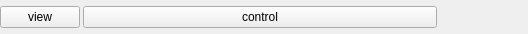
<?xml version="1.0" encoding="UTF-8"?>
<ui version="4.0">
 <class>Form</class>
 <widget class="QWidget" name="Form">
  <property name="geometry">
   <rect>
    <x>0</x>
    <y>0</y>
    <width>528</width>
    <height>34</height>
   </rect>
  </property>
  <property name="windowTitle">
   <string>Form</string>
  </property>
  <layout class="QVBoxLayout" name="verticalLayout">
   <property name="spacing">
    <number>0</number>
   </property>
   <property name="margin">
    <number>0</number>
   </property>
   <item>
    <widget class="QFrame" name="frame_robot">
     <property name="frameShape">
      <enum>QFrame::NoFrame</enum>
     </property>
     <property name="frameShadow">
      <enum>QFrame::Plain</enum>
     </property>
     <property name="lineWidth">
      <number>0</number>
     </property>
     <layout class="QHBoxLayout" name="horizontalLayout">
      <property name="spacing">
       <number>3</number>
      </property>
      <property name="margin">
       <number>0</number>
      </property>
      <item>
       <widget class="QPushButton" name="button_view">
        <property name="sizePolicy">
         <sizepolicy hsizetype="Fixed" vsizetype="Fixed">
          <horstretch>0</horstretch>
          <verstretch>0</verstretch>
         </sizepolicy>
        </property>
        <property name="focusPolicy">
         <enum>Qt::NoFocus</enum>
        </property>
        <property name="statusTip">
         <string>Register events to get sensor data</string>
        </property>
        <property name="text">
         <string>view</string>
        </property>
        <property name="checkable">
         <bool>true</bool>
        </property>
       </widget>
      </item>
      <item>
       <widget class="QPushButton" name="button_control">
        <property name="focusPolicy">
         <enum>Qt::NoFocus</enum>
        </property>
        <property name="statusTip">
         <string>Get control access  to the robot</string>
        </property>
        <property name="text">
         <string>control</string>
        </property>
        <property name="checkable">
         <bool>true</bool>
        </property>
       </widget>
      </item>
      <item>
       <widget class="QPushButton" name="button_handoff">
        <property name="sizePolicy">
         <sizepolicy hsizetype="Fixed" vsizetype="Fixed">
          <horstretch>0</horstretch>
          <verstretch>0</verstretch>
         </sizepolicy>
        </property>
        <property name="maximumSize">
         <size>
          <width>32</width>
          <height>32</height>
         </size>
        </property>
        <property name="statusTip">
         <string>Shows Handoff dialog if service is available</string>
        </property>
        <property name="text">
         <string/>
        </property>
        <property name="icon">
         <iconset theme="dialog-question"/>
        </property>
        <property name="flat">
         <bool>true</bool>
        </property>
       </widget>
      </item>
      <item>
       <widget class="QPushButton" name="button_warnings">
        <property name="sizePolicy">
         <sizepolicy hsizetype="Fixed" vsizetype="Fixed">
          <horstretch>0</horstretch>
          <verstretch>0</verstretch>
         </sizepolicy>
        </property>
        <property name="maximumSize">
         <size>
          <width>25</width>
          <height>25</height>
         </size>
        </property>
        <property name="statusTip">
         <string>Shows warnings dialog if warnings occured</string>
        </property>
        <property name="text">
         <string/>
        </property>
        <property name="icon">
         <iconset theme="dialog-warning">
          <normaloff>../../../../../../../.designer/backup</normaloff>../../../../../../../.designer/backup</iconset>
        </property>
        <property name="flat">
         <bool>true</bool>
        </property>
       </widget>
      </item>
      <item>
       <widget class="QPushButton" name="button_details">
        <property name="sizePolicy">
         <sizepolicy hsizetype="Fixed" vsizetype="Fixed">
          <horstretch>0</horstretch>
          <verstretch>0</verstretch>
         </sizepolicy>
        </property>
        <property name="maximumSize">
         <size>
          <width>25</width>
          <height>25</height>
         </size>
        </property>
        <property name="statusTip">
         <string>Get additional information to the robot</string>
        </property>
        <property name="text">
         <string/>
        </property>
        <property name="icon">
         <iconset theme="help-about">
          <normaloff>../../../../../../../.designer/backup</normaloff>../../../../../../../.designer/backup</iconset>
        </property>
        <property name="flat">
         <bool>true</bool>
        </property>
       </widget>
      </item>
     </layout>
    </widget>
   </item>
  </layout>
 </widget>
 <resources/>
 <connections/>
</ui>
